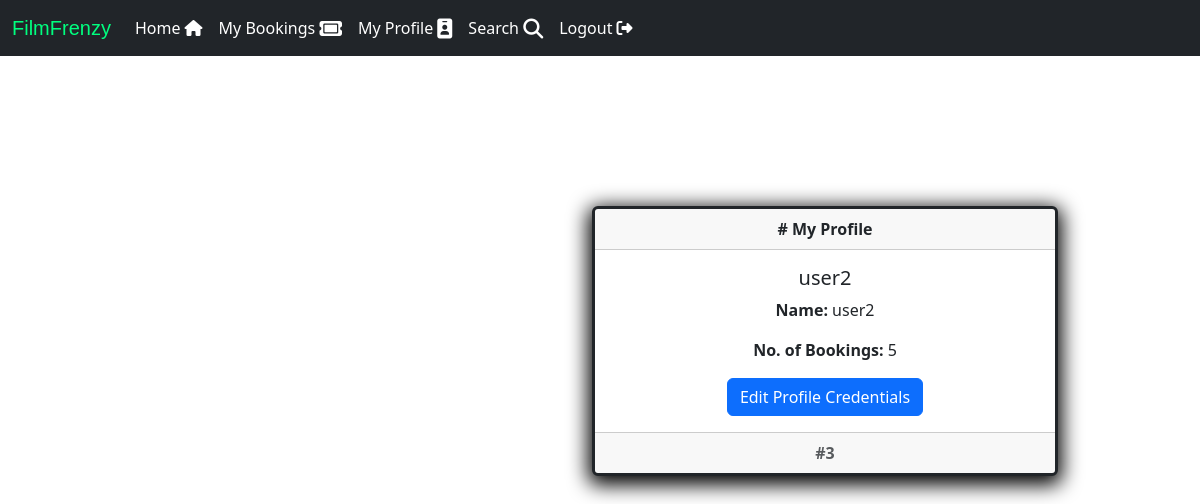
/3/myprofile (signed in), run on the app's committed database.
### models.py (models this page shows, shortened)
class User(db.Model,UserMixin):
    id = db.Column(db.Integer, primary_key=True)
    name = db.Column(db.String(100), nullable=False)
    username = db.Column(db.String(100), nullable=False, unique=True)
    userpassword = db.Column(db.String(200), nullable=False)
    admin = db.Column(db.Boolean, nullable=False, default=0)
    booking=db.relationship("Booking", backref="user",cascade="all, delete")
    rating=db.relationship("Usr", backref="user",cascade="all, delete")

### views.py (the view)
@views.route("/<int:user_id>/myprofile")
@login_required # admin and user
def myprofile(user_id):
    if(user_id != current_user.id):  #so that other users cannit intrude
        return render_template("404.html")
    user=User.query.get(user_id)
    b=user.booking
    return render_template("myprofile.html",admin=current_user,user=current_user,id=current_user.id,nb=len(b))

### app.py (called while the page is built)
@login_manager.user_loader
def load_user(id):
    return User.query.get(int(id))

### templates/myprofile.html (shortened to what this page needs)
{% extends "base1.html" %}
{% block content %}
<div class="card text-center">
    <div class="card-header">
      <b># My Profile</b>
    </div>
    <div class="card-body">
      <h5 class="card-title">{{user.name}}</h5>
      <p class="card-text"><b>Name: </b>{{user.username}}</p>
      <p class="card-text"><b>No. of Bookings: </b>{{nb}}</p>
      <a href="/{{user.id}}/edit_profile" class="btn btn-primary">Edit Profile Credentials</a>
    </div>
    <div class="card-footer text-muted">
      <b>#{{user.id}}</b>
    </div>
  </div>
{% endblock %}

### templates/myprofile.html (style rules this page uses)
.card { border: solid; margin-top: 150px; box-shadow: 0px 5px 20px 4px black; margin-left: 550px; margin-right: 100px; display: flex; }

### data on the page
User: name "user2", username "user2", id "3"

### other printed values
{{ nb }} "5"
